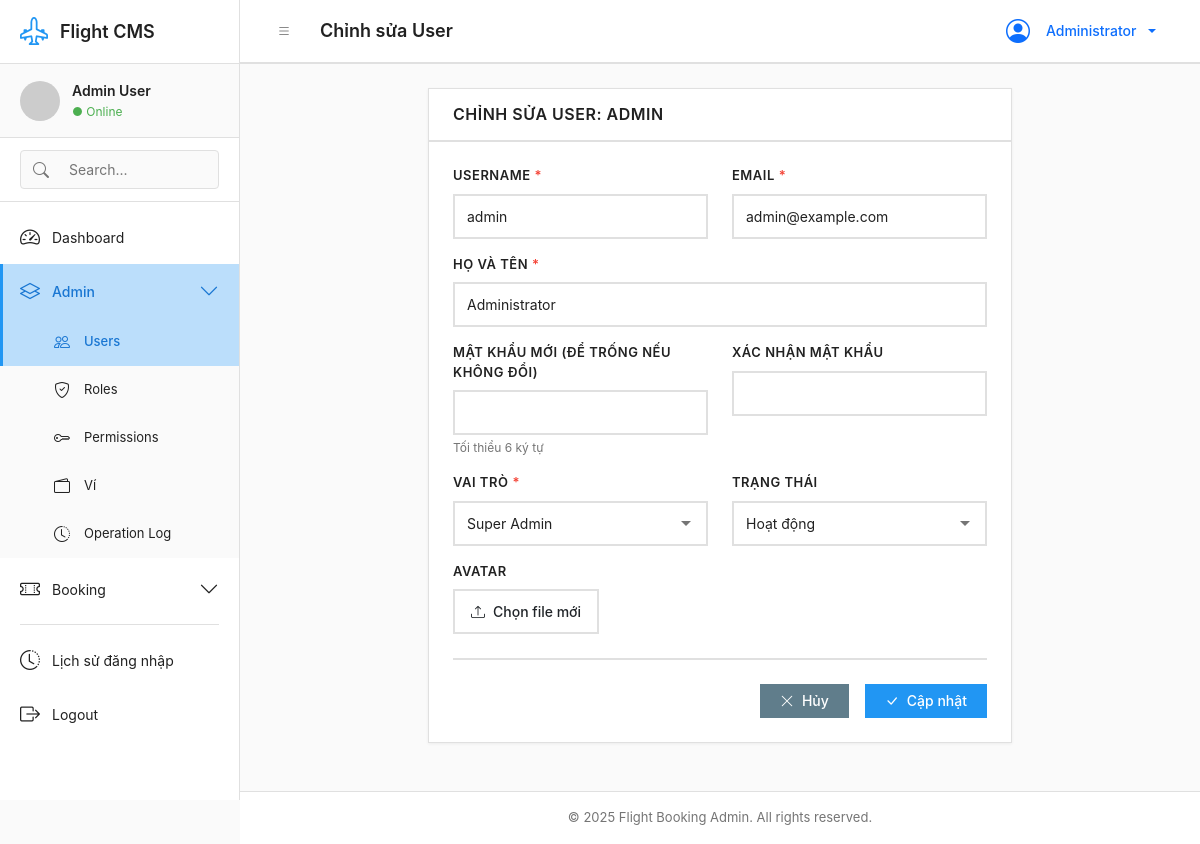
The app's page /modules/users/edit.php?id=1 (signed in) with its own data.
### tables this page shows
CREATE TABLE `users` (
  `id` int(11) NOT NULL,
  `username` varchar(50) NOT NULL,
  `password` varchar(255) NOT NULL,
  `full_name` varchar(100) NOT NULL,
  `email` varchar(100) NOT NULL,
  `avatar` varchar(255) DEFAULT NULL,
  `role_id` int(11) NOT NULL,
  `status` enum('active','locked') DEFAULT 'active',
  `created_at` timestamp NOT NULL DEFAULT current_timestamp(),
  `updated_at` timestamp NOT NULL DEFAULT current_timestamp() ON UPDATE current_timestamp()
);

CREATE TABLE `roles` (
  `id` int(11) NOT NULL,
  `name` varchar(50) NOT NULL,
  `description` varchar(255) DEFAULT NULL,
  `created_at` timestamp NOT NULL DEFAULT current_timestamp()
);

### modules/users/edit.php (the view, shortened to what this page needs)
<?php
include '../../includes/header.php';
$database = new Database();
$db = $database->getConnection();
$id = isset($_GET['id']) ? (int)$_GET['id'] : 0;
$query = "SELECT * FROM users WHERE id = ?";
$stmt = $db->prepare($query);
$stmt->execute([$id]);
$user = $stmt->fetch();
$rolesQuery = "SELECT * FROM roles ORDER BY name";
$roles = $db->query($rolesQuery)->fetchAll();
$errors = [];
?>
<div class="container-fluid">
    <div class="row">
        <div class="col-lg-8 mx-auto">
            <div class="card">
                <div class="card-header">
                    <h5 class="card-title mb-0">Chỉnh sửa User: <?= $user['username'] ?></h5>
                </div>
                <div class="card-body">
                    <form method="POST" enctype="multipart/form-data" class="needs-validation" novalidate>
                        <div class="row">
                            <div class="col-md-6">
                                <div class="mb-3">
                                    <label class="form-label required">Username</label>
                                    <input type="text" name="username" class="form-control <?= isset($errors['username']) ? 'is-invalid' : '' ?>"
                                           value="<?= $_POST['username'] ?? $user['username'] ?>" required>
                                </div>
                            </div>
                            <div class="col-md-6">
                                <div class="mb-3">
                                    <label class="form-label required">Email</label>
                                    <input type="email" name="email" class="form-control <?= isset($errors['email']) ? 'is-invalid' : '' ?>"
                                           value="<?= $_POST['email'] ?? $user['email'] ?>" required>
                                </div>
                            </div>
                        </div>
                        <div class="mb-3">
                            <label class="form-label required">Họ và Tên</label>
                            <input type="text" name="full_name" class="form-control <?= isset($errors['full_name']) ? 'is-invalid' : '' ?>"
                                   value="<?= $_POST['full_name'] ?? $user['full_name'] ?>" required>
                        </div>
                        <div class="row">
                            <div class="col-md-6">
                                <div class="mb-3">
                                    <label class="form-label">Mật khẩu mới (để trống nếu không đổi)</label>
                                    <input type="password" name="password" class="form-control <?= isset($errors['password']) ? 'is-invalid' : '' ?>">
                                    <div class="form-text">Tối thiểu 6 ký tự</div>
                                </div>
                            </div>
                            <div class="col-md-6">
                                <div class="mb-3">
                                    <label class="form-label">Xác nhận mật khẩu</label>
                                    <input type="password" name="confirm_password" class="form-control <?= isset($errors['confirm_password']) ? 'is-invalid' : '' ?>">
                                </div>
                            </div>
                        </div>
                        <div class="row">
                            <div class="col-md-6">
                                <div class="mb-3">
                                    <label class="form-label required">Vai trò</label>
                                    <select name="role_id" class="form-select <?= isset($errors['role_id']) ? 'is-invalid' : '' ?>" required>
                                        <?php foreach ($roles as $role): ?>
                                            <option value="<?= $role['id'] ?>"
                                                <?= (isset($_POST['role_id']) ? $_POST['role_id'] : $user['role_id']) == $role['id'] ? 'selected' : '' ?>>
                                                <?= $role['name'] ?>
                                            </option>
                                        <?php endforeach; ?>
                                    </select>
                                </div>
                            </div>
                            <div class="col-md-6">
                                <div class="mb-3">
                                    <label class="form-label">Trạng thái</label>
                                    <select name="status" class="form-select">
                                        <option value="active" <?= (isset($_POST['status']) ? $_POST['status'] : $user['status']) == 'active' ? 'selected' : '' ?>>
                                            Hoạt động
                                        </option>
                                    </select>
                                </div>
                            </div>
                        </div>
                        <div class="mb-3">
                            <label class="form-label">Avatar</label>
                            <div class="file-upload">
                                <label for="avatar" class="file-upload-label">
                                    <i class="bi bi-upload"></i> Chọn file mới
                                </label>
                            </div>
                        </div>
                        <div class="form-actions">
                            <a href="index.php" class="btn btn-secondary">
                                <i class="bi bi-x-lg"></i> Hủy
                            </a>
                            <button type="submit" class="btn btn-primary">
                                <i class="bi bi-check-lg"></i> Cập nhật
                            </button>
                        </div>
                    </form>
                </div>
            </div>
        </div>
    </div>
</div>
<?php include '../../includes/footer.php'; ?>

### assets/css/style.css (style rules this page uses)
:root { --primary-color: #2196F3; --primary-dark: #1976D2; --primary-light: #BBDEFB; --secondary-color: #607D8B; --secondary-dark: #455A64; --secondary-light: #CFD8DC; --success-color: #4CAF50; --success-dark: #388E3C; --danger-color: #F44336; --danger-dark: #D32F2F; --warning-color: #FF9800; --warning-dark: #F57C00; --info-color: #00BCD4; --info-dark: #0097A7; --gray-50: #FAFAFA; --gray-100: #F5F5F5; --gray-200: #EEEEEE; --gray-300: #E0E0E0; --gray-400: #BDBDBD; --gray-500: #9E9E9E; --gray-600: #757575; --gray-700: #616161; --gray-800: #424242; --gray-900: #212121; --text-primary: #212121; --text-secondary: #757575; --text-disabled: #BDBDBD; --bg-primary: #FFFFFF; --bg-secondary: #FAFAFA; --bg-tertiary: #F5F5F5; --border-color: #E0E0E0; --divider-color: #E0E0E0; --sidebar-width: 240px; --sidebar-collapsed-width: 64px; --header-height: 64px; --spacing-xs: 4px; --spacing-sm: 8px; --spacing-md: 16px; --spacing-lg: 24px; --spacing-xl: 32px; --transition-fast: 0.15s; --transition-normal: 0.25s; --transition-slow: 0.35s; --border-radius: 0; --shadow-sm: 0 1px 3px rgba(0,0,0,0.06); --shadow-md: 0 2px 6px rgba(0,0,0,0.08); --shadow-lg: 0 4px 12px rgba(0,0,0,0.1); }
* { margin: 0; padding: 0; box-sizing: border-box; }
body { font-family: -apple-system, BlinkMacSystemFont, 'Segoe UI', 'Roboto', 'Helvetica Neue', Arial, sans-serif; font-size: 14px; line-height: 1.5; color: var(--text-primary); background-color: var(--bg-secondary); -webkit-font-smoothing: antialiased; -moz-osx-font-smoothing: grayscale; overflow-x: hidden; }
.card { background: var(--bg-primary); border: 1px solid var(--border-color); border-radius: var(--border-radius); box-shadow: var(--shadow-sm); margin-bottom: var(--spacing-lg); }
.card-header { background: var(--bg-primary); border-bottom: 2px solid var(--border-color); padding: var(--spacing-md) var(--spacing-lg); display: flex; justify-content: space-between; align-items: center; }
.card-title { font-size: 16px; font-weight: 600; color: var(--text-primary); margin: 0; text-transform: uppercase; letter-spacing: 0.5px; }
.card-body { padding: var(--spacing-lg); }
.btn { display: inline-flex; align-items: center; justify-content: center; gap: var(--spacing-sm); padding: 10px 20px; border: none; border-radius: var(--border-radius); font-weight: 500; font-size: 14px; text-align: center; text-decoration: none; cursor: pointer; transition: all var(--transition-fast); line-height: 1; }
.btn-primary { background-color: var(--primary-color); color: white; }
.btn-secondary { background-color: var(--secondary-color); color: white; }

### assets/css/form.css (style rules this page uses)
.form-label { display: block; font-weight: 600; font-size: 13px; color: var(--text-primary); margin-bottom: var(--spacing-sm); text-transform: uppercase; letter-spacing: 0.5px; }
.form-label.required::after { content: "*"; color: var(--danger-color); margin-left: var(--spacing-xs); }
.form-control, .form-select { display: block; width: 100%; padding: 10px 12px; font-size: 14px; line-height: 1.5; color: var(--text-primary); background-color: var(--bg-primary); border: 2px solid var(--border-color); border-radius: var(--border-radius); transition: border-color var(--transition-fast); }
.form-control::placeholder { color: var(--text-disabled); }
.form-text { display: block; color: var(--text-secondary); font-size: 12px; margin-top: var(--spacing-xs); }
.file-upload { position: relative; }
.file-upload-label { display: inline-flex; align-items: center; gap: var(--spacing-sm); padding: 10px 16px; background: var(--bg-primary); border: 2px solid var(--border-color); border-radius: var(--border-radius); cursor: pointer; font-size: 14px; font-weight: 500; transition: all var(--transition-fast); }
.form-actions { display: flex; gap: var(--spacing-md); justify-content: flex-end; padding-top: var(--spacing-lg); border-top: 2px solid var(--border-color); margin-top: var(--spacing-lg); }
select.form-select { appearance: none; background-repeat: no-repeat; background-position: right 12px center; padding-right: 36px; }

### records on screen
users: username "ADMIN", username "admin", email "admin@example.com", full_name "Administrator", role_id "Super Admin", status "Hoạt động"

### other values on screen
$user_name "Admin User"
$page_title "Chỉnh sửa User"
$_SESSION['full_name'] "Administrator"
